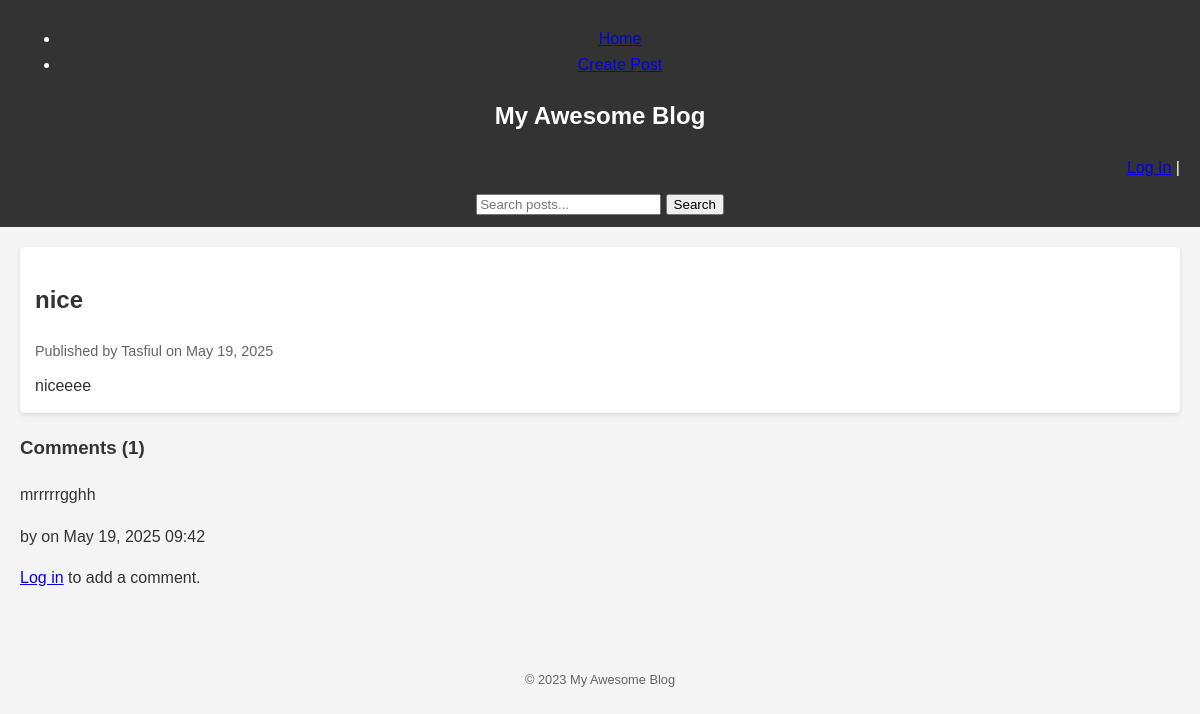
Page /posts/2/ on the earlier database version.
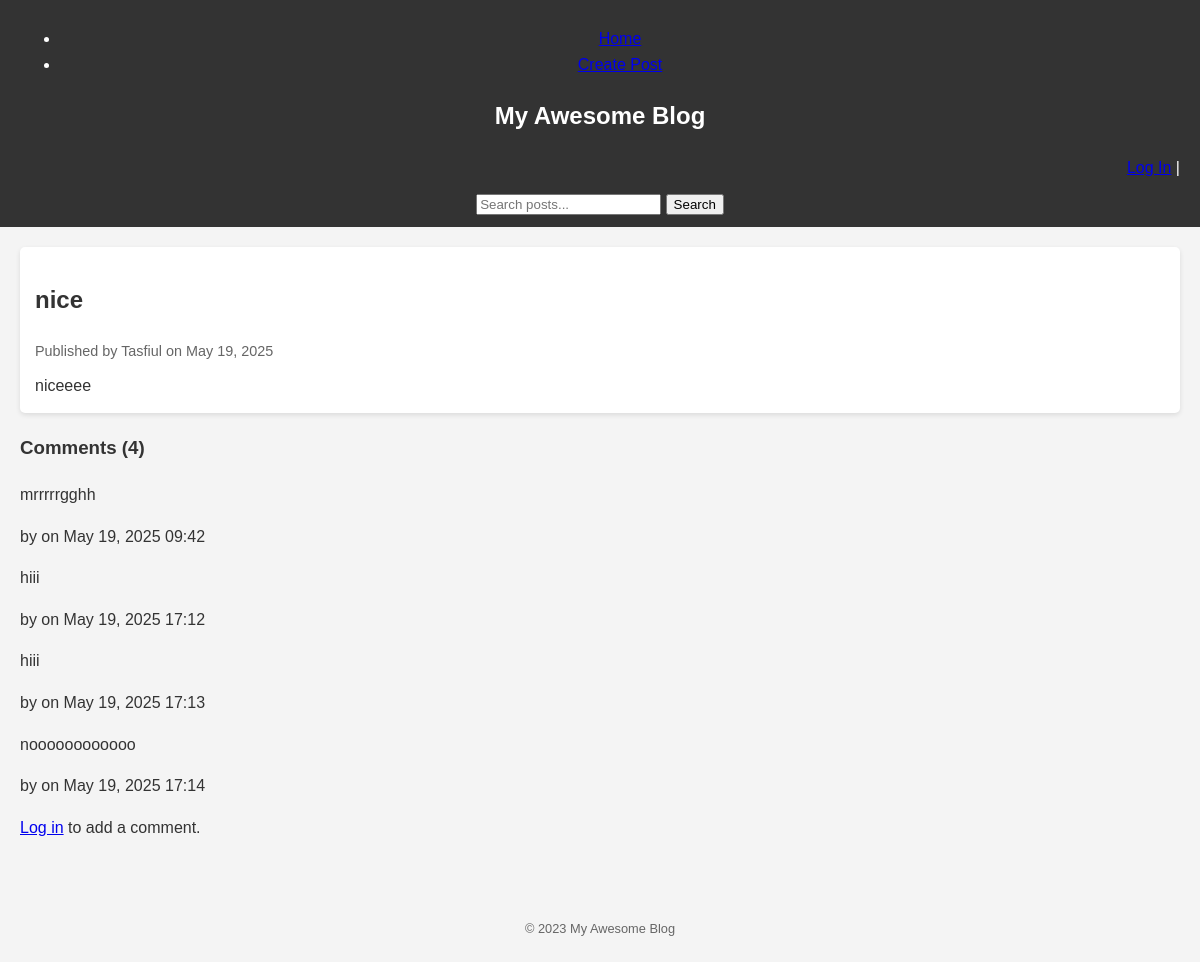
Same page on the later database version.
### blog/models.py (models this page shows, shortened)
class Post(models.Model):
    title = models.CharField(max_length=200, unique=True)
    content = HTMLField()
    pub_date = models.DateTimeField(auto_now_add=True)
    author = models.ForeignKey(User, on_delete=models.CASCADE, related_name='blog_posts')
    image = models.ImageField(upload_to='post_images/', blank=True, null=True)
    def publish(self):
        self.pub_date = timezone.now()
        self.save()
    class Meta:
        ordering = ['pub_date']
        permissions = [
            ("can_publish", "Can publish posts"),
            ("can_unpublish", "Can unpublish posts"),
        ]

class Comment(models.Model):
    post = models.ForeignKey(Post, on_delete=models.CASCADE, related_name='comments')
    author = models.CharField(max_length=100)
    content = models.TextField()
    created_date = models.DateTimeField(auto_now_add=True)
    class Meta:
        ordering = ['created_date']

### blog/views.py (the view)
# urls.py: path('posts/<int:pk>/', views.PostDetailView.as_view(), name='post_detail'),
class PostDetailView(DetailView):
    model = Post
    template_name = 'blog/post_detail.html'
    context_object_name = 'post'

### blog/templates/blog/post_detail.html (shortened to what this page needs)
{% extends 'blog/base.html' %}
{% block content %}
    <article class="post">
        <h2>{{ post.title }}</h2>
        <p class="post-meta">Published by {{ post.author.username }} on {{ post.pub_date|date:"F d, Y" }}</p>
        <div>
            {{ post.content|safe }}
        </div>
    </article>
    <section class="comments">
        <h3>Comments ({{ post.comments.count }})</h3>
        {% if post.comments.all %}
            {% for comment in post.comments.all %}
                <div class="comment">
                    <p>{{ comment.content|safe }}</p>
                    <p class="comment-meta">by {{ comment.author.username }} on {{ comment.created_date|date:"F d, Y H:i" }}</p>
                </div>
            {% endfor %}
        {% else %}
            <p>No comments yet.</p>
        {% endif %}
                {% if user.is_authenticated %}
                    <h4>Add a new comment</h4>
                    <form action="{% url 'blog:comment_create' post.pk %}" method="post">
                        {% csrf_token %}
                        {{ comment_form.as_p }}
                        <button type="submit">Post Comment</button>
                    </form>
                {% else %}
                    <p><a href="{% url 'login' %}">Log in</a> to add a comment.</p>
                {% endif %}
    </section>
{% endblock %}

Differences in the rows shown:
computed for Post "nice": comments.count "1" → "4"
added Comment: content "hiii", created_date "May 19, 2025 17:12"
added Comment: content "hiii", created_date "May 19, 2025 17:13"
added Comment: content "noooooooooooo", created_date "May 19, 2025 17:14"
